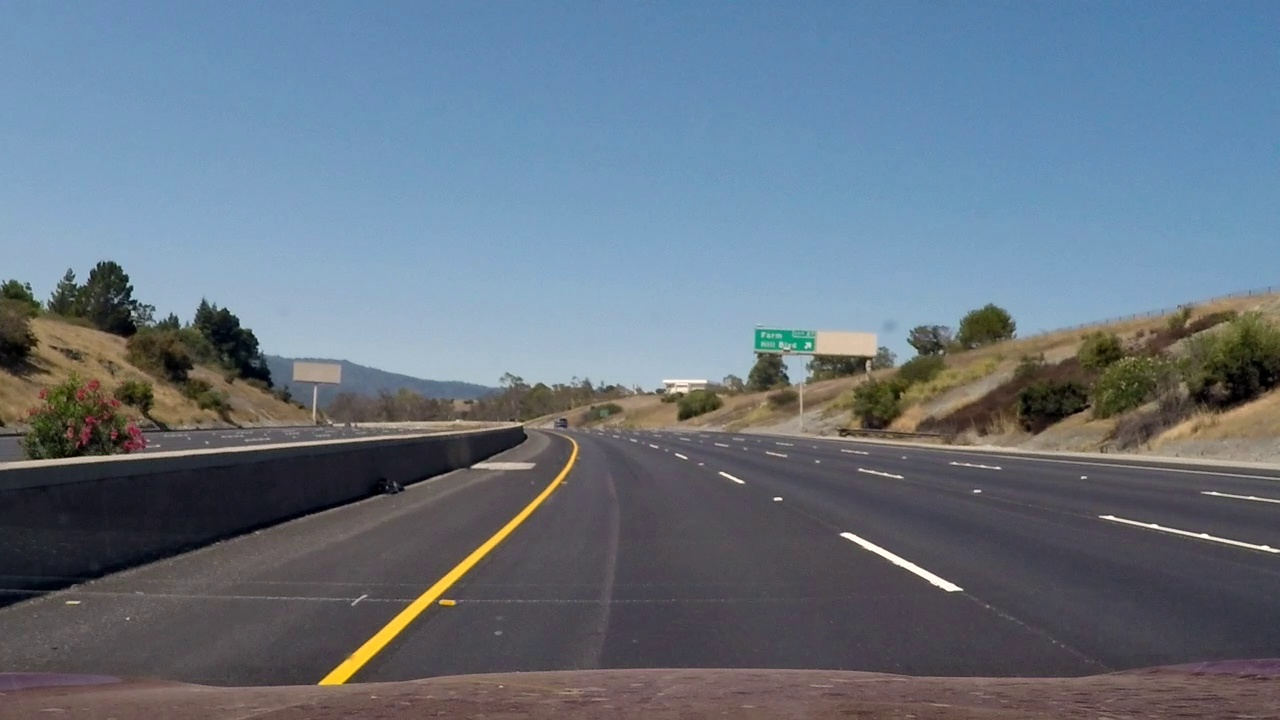
#> input picture origin_frame_project_video/frame001.jpg, 1280 x 720 px; its folder holds only this picture in this run
$ python -i pipeline.py   (imports and definitions only)   (older library calls are emulated)
#> lines starting #> are read from the running program, lines starting #| are printed output that depends on the picture
#header

import numpy as np
import cv2
import glob
import matplotlib.pyplot as plt
#%matplotlib qt
#%matplotlib inline
# [1 line not run here, left out]

def abs_sobel_thresh(img, orient='x', sobel_kernel=3, thresh=(0, 255)):
    # Calculate directional gradient

#> called with orient = 'x', sobel_kernel = 11, thresh = (10, 255)
    channel_0 = img[:, :, 0]
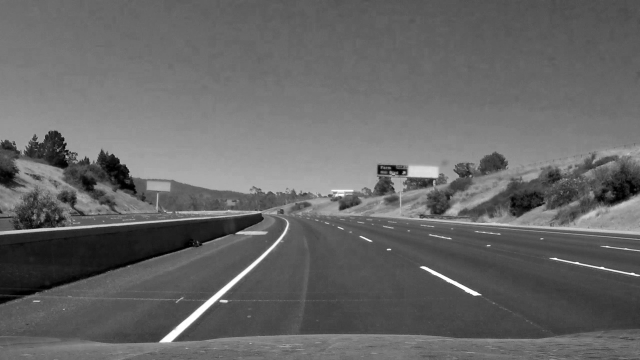
#> channel_0: shape (720, 1280) (shown at 1/2 size); min 0, max 255, mean 102.6
    channel_1 = img[:, :, 1]
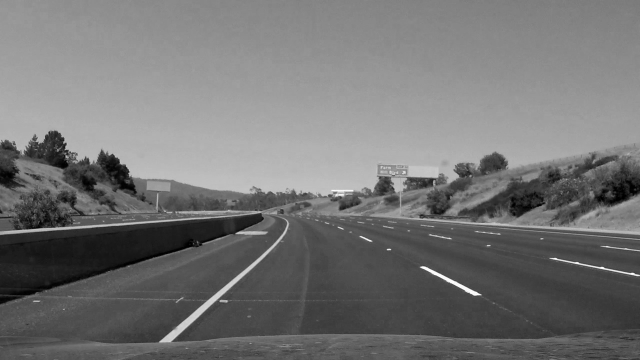
#> channel_1: shape (720, 1280) (shown at 1/2 size); min 0, max 255, mean 115.7
    channel_2 = img[:, :, 2]
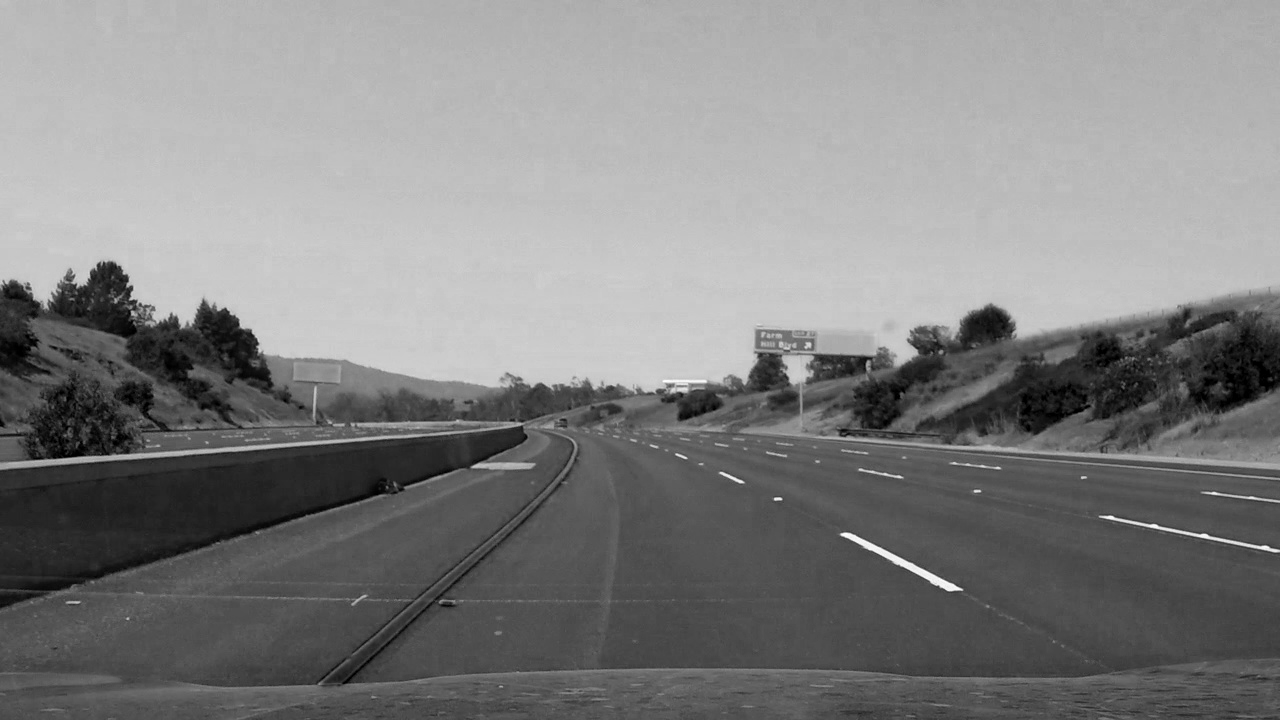
#> channel_2: shape (720, 1280); min 0, max 255, mean 129.7


    # Apply x or y gradient with the OpenCV Sobel() function
    # and take the absolute value
    if orient == 'x':
        abs_sobel_0 = np.absolute(cv2.Sobel(channel_0, cv2.CV_64F, 1, 0, ksize=sobel_kernel))
        abs_sobel_1 = np.absolute(cv2.Sobel(channel_1, cv2.CV_64F, 1, 0, ksize=sobel_kernel))
#> (the rest of the program and of its run is left out)
